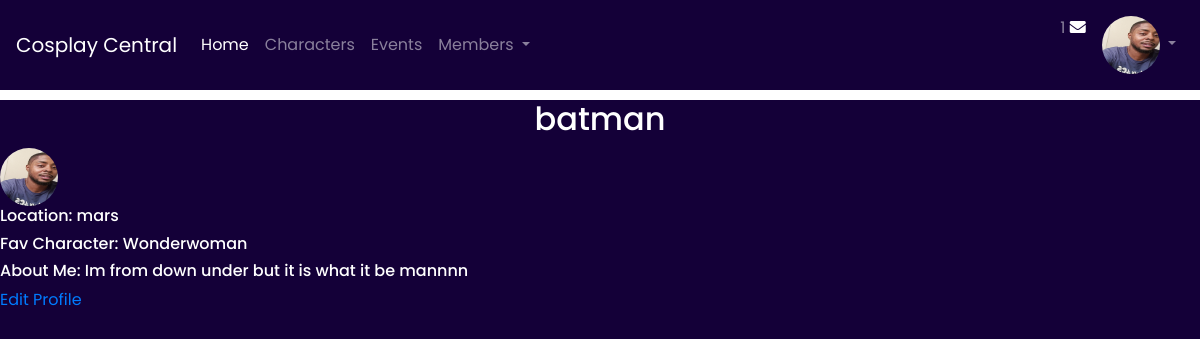
Before: /userProfile/ (signed in) with the older database file.
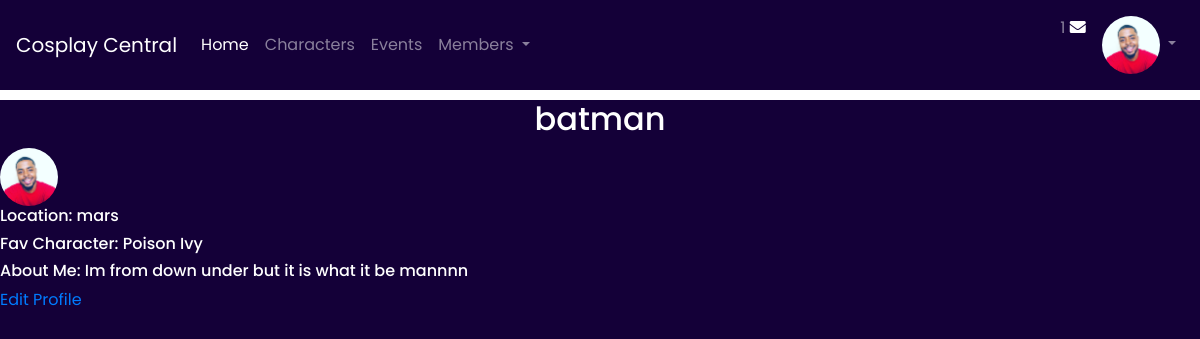
After: the same page with the newer database file.
### cosplayapp/models.py (models this page shows, shortened)
class User(models.Model):
    first_name = models.CharField(max_length=45, null=True)
    last_name = models.CharField(max_length=45, null=True)
    username = models.CharField(max_length=255, null=True)
    email = models.EmailField(unique=True)
    password = models.CharField(max_length=45)
    confirm_pw = models.CharField(max_length=45)
    objects = UserManager()
    date_created = models.DateTimeField(auto_now_add=True)
    date_updated = models.DateTimeField(auto_now=True)

class Profile(models.Model):
    user = models.OneToOneField(User, unique=True, on_delete=models.CASCADE)
    location = models.CharField(max_length=45, null=True)
    favorite = models.CharField(max_length=255, null=True)
    about = models.TextField(null=True)
    image = models.ImageField(default='default.jpg', upload_to='profile_pics')

### cosplayapp/views.py (the view)
# urls.py: path('userProfile/', views.userProfile ),
def userProfile(request):
    if 'user_id' not in  request.session:
        return redirect('/')
    user = User.objects.get(id=request.session['user_id'])
    context = {
    'user': user,
    }
    return render(request, 'profile.html', context)

### cosplayapp/templates/profile.html
{% extends 'base.html' %}
{% block content %}
<div>
    <div class = 'userProfile' id='userProfile'>
        <h2> {{ user.username }} </h2>
        <div class='media'>
            <img class='rounded-circle account-img' src='{{ user.profile.image.url }}'>
        </div>
        <h6>Location: {{ user.profile.location }}</h6>
        <h6>Fav Character: {{ user.profile.favorite}}</h6>
        <h6>About Me: {{ user.profile.about}}</h6>
    </div>
    <div><a href='/editProfile/'>Edit Profile </a></div>
</div>
{% endblock content %}

### cosplayapp/templates/base.html (shortened to what this page needs)
<!doctype html>
<html lang='en'>
<head>
    {% load static %}
    <link rel='stylesheet' href='https://maxcdn.bootstrapcdn.com/bootstrap/4.0.0/css/bootstrap.min.css'>
    <link rel='stylesheet' href='{% static 'css/styles.css' %}'>
    <link rel='stylesheet' href='https://use.fontawesome.com/releases/v5.7.0/css/all.css'>
</head>
<body>
    <div class='main'>
        <nav class='mb-1 navbar navbar-expand-lg navbar-dark secondary-color lighten-1'>
            <a class='navbar-brand' href='#'>Cosplay Central</a>
    <div class='collapse navbar-collapse' id='navbarContent'>
        <ul class='navbar-nav mr-auto'>
            <li class='nav-item active'>
                <a class='nav-link' href='/dashboard/'>Home
                </a>
            </li>
            <li class='nav-item'>
                <a class='nav-link' href='/characters/'>Characters</a>
            </li>
            <li class='nav-item'>
                <a class='nav-link' href='#'>Events</a>
        </li>
        <li class='nav-item dropdown'>
            <a class='nav-link dropdown-toggle' id='navbarDropdown' data-toggle='dropdown' aria-haspopup='true' aria-expanded='false'>Members
            </a>
        </li>
    </ul>
    <ul class='navbar-nav ml-auto nav-flex-icons'>
        <li class='nav-item'>
            <a class='nav-link waves-effect waves-light'>1
                <i class='fas fa-envelope'></i>
            </a>
        </li>
        <li class='nav-item avatar dropdown'>
            <a class='nav-link dropdown-toggle' id='navbarDropdown2' data-toggle='dropdown' aria-haspopup='true' aria-expanded='false'>
                <img src='{{ user.profile.image.url }}' class='rounded-circle img-fluid' alt='avatar image'>
            </a>
        </li>
    </ul>
</div>
</nav>
</div>
<div>
{%block content%}{% endblock %}
</div>
</body>
</html>

Changed rows visible on the page:
changed User "batman": profile.image: a different picture; profile.favorite "Wonderwoman" → "Poison Ivy"
